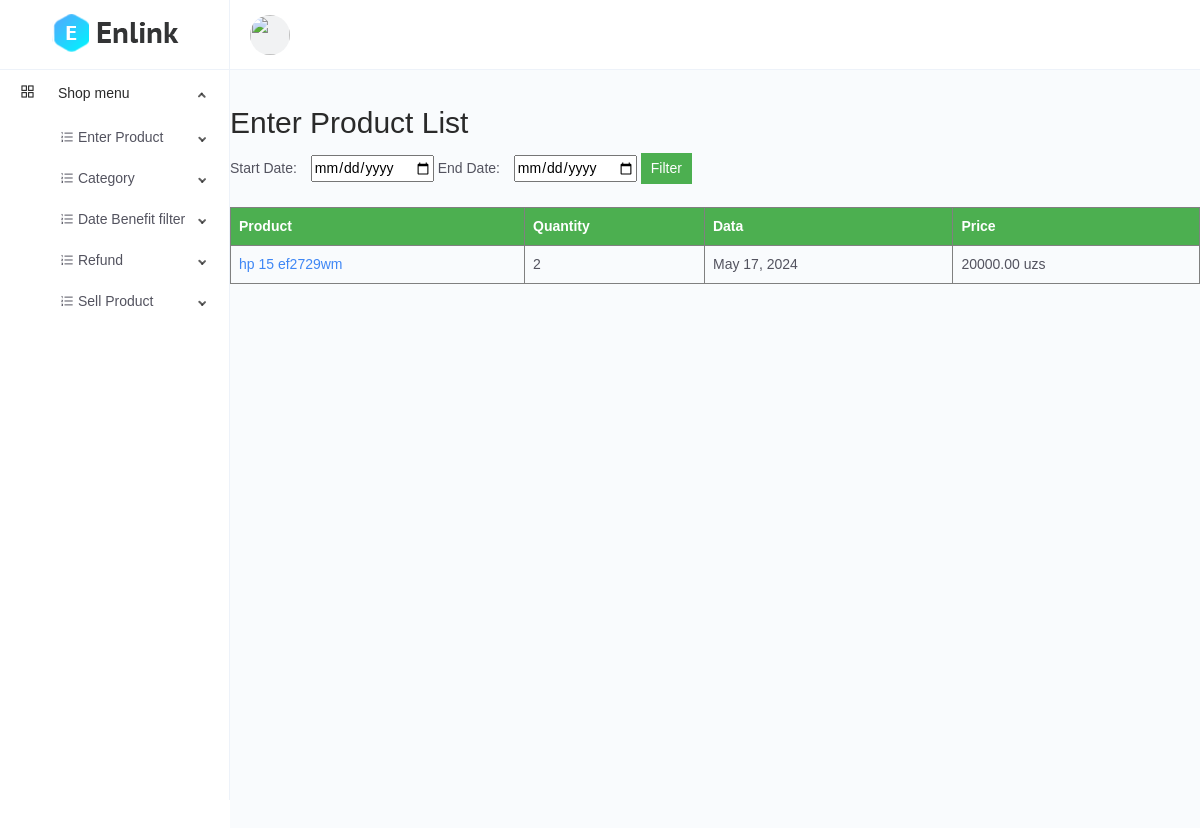
The page /enter-product/list/ on the database as committed earlier.
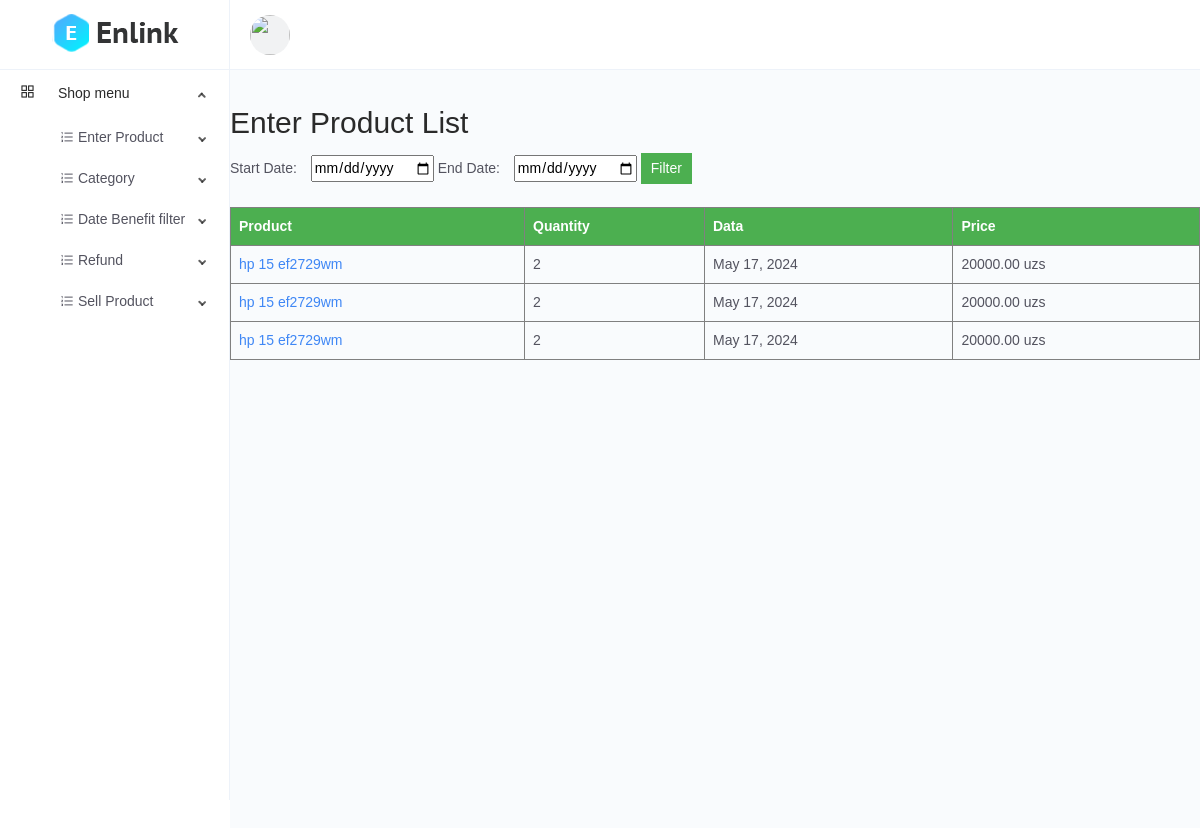
The same page on the database as committed later.
### main/models.py (models this page shows, shortened)
class CodeGenerate(models.Model):
    code = models.CharField(max_length=255, blank=True, unique=True)
    class Meta:
        abstract = True

class EnterProduct(CodeGenerate):
    product = models.ForeignKey(Product, on_delete=models.CASCADE)
    quantity = models.IntegerField()
    entered_at = models.DateField(auto_now_add=True)
    price = models.DecimalField(decimal_places=2, max_digits=15, blank=True, null=True)
    class Meta:
        ordering = ['-entered_at']

class Product(CodeGenerate):
    category = models.ForeignKey(Category, on_delete=models.CASCADE)
    name = models.CharField(max_length=255)
    price = models.DecimalField(decimal_places=2, max_digits=15)
    discount_price = models.DecimalField(decimal_places=2, max_digits=10, blank=True, null=True)
    banner_img = models.ImageField(upload_to='media/banner-img/')
    quantity = models.IntegerField()
    qr_code = models.ImageField(blank=True, upload_to="media/qr")

### main/views.py (the view)
# urls.py: path('enter-product/list/', views.enter_product_list, name='enter_product_list'),
def enter_product_list(request):
    start_date = request.GET.get('start_date')
    end_date = request.GET.get('end_date')
    enter_products = models.EnterProduct.objects.all()
    if start_date and end_date:
        enter_products = enter_products.filter(entered_at__range=[start_date, end_date])
    return render(request, 'enter_product/list.html', {'enter_products': enter_products})

### templates/enter_product/list.html (shortened to what this page needs)
{% extends 'base.html' %}
{% block content %}
    <h1>Enter Product List</h1>
    <form method="get">
        <label for="start-date">Start Date:</label>
        <input type="date" id="start-date" name="start_date">
        <label for="end-date">End Date:</label>
        <input type="date" id="end-date" name="end_date">
        <button type="submit">Filter</button>
    </form>
    <table border="1">
        <thead>
            <tr>
                <th>Product</th>
                <th>Quantity</th>
                <th>Data</th>
                <th>Price</th>
            </tr>
        </thead>
        <tbody>
            {% for enter_product in enter_products %}
            <tr>
               <td><a href="{% url 'enter_product_detail' enter_product.code %}">{{ enter_product.product.name }}</a></td>
                <td>{{ enter_product.quantity }}</td>
                <td>{{ enter_product.entered_at }}</td>
                <td>{{ enter_product.price }} uzs</td>
            </tr>
            {% endfor %}
        </tbody>
    </table>
{% endblock %}

### templates/base.html (shortened to what this page needs)
<!DOCTYPE html>
<html lang="en">
{% load static %}
<head>
    <link href="{% static 'dashboard/vendors/bootstrap-datepicker/bootstrap-datepicker.min.css' %}" rel="stylesheet">
    <link href="{% static 'dashboard/css/app.min.css' %}" rel="stylesheet">
</head>
<body>
    <div class="app">
        <div class="layout">
            <div class="header">
                <div class="logo logo-dark">
                    <a href="{% url 'index' %}">
                        <img src="{% static 'dashboard/images/logo/logo.png' %}" alt="Logo">
                    </a>
                </div>
                <div class="nav-wrap">
                    <ul class="nav-left">
                        <li class="dropdown dropdown-animated scale-left">
                            <div class="pointer" data-toggle="dropdown">
                                <div class="avatar avatar-image  m-h-10 m-r-15">
                                    <img src="{% static 'contact.png' %}"  alt="">
                                </div>
                            </div>
                        </li>
                    </ul>
                </div>
            </div>
            <div class="side-nav">
                <div class="side-nav-inner">
                    <ul class="side-nav-menu scrollable">
                        <li class="nav-item dropdown open">
                            <a class="dropdown-toggle" href="javascript:void(0);">
                                <span class="icon-holder">
                                    <i class="anticon anticon-appstore"></i>
                                </span>
                                <span class="title">Shop menu</span>
                            </a>
                            <ul class="dropdown-menu">
                                <li>
                                    <li class="nav-item dropdown">
                                        <a class="dropdown-toggle" href="javascript:void(0);">
                                            <span class="icon-holder">
                                                <i class="anticon anticon-ordered-list"></i>
                                            </span>
                                            <span class="title">Enter Product</span>
                                        </a>
                                    </li>
                                </li>
                                <li>
                                    <li class="nav-item dropdown">
                                        <a class="dropdown-toggle" href="javascript:void(0);">
                                            <span class="icon-holder">
                                                <i class="anticon anticon-ordered-list"></i>
                                            </span>
                                            <span class="title">Category</span>
                                        </a>
                                    </li>
                                </li>
                                <li>
                                    <li class="nav-item dropdown">
                                        <a class="dropdown-toggle" href="javascript:void(0);">
                                            <span class="icon-holder">
                                                <i class="anticon anticon-ordered-list"></i>
                                            </span>
                                            <span class="title">Date Benefit filter</span>
                                        </a>
                                    </li>
                                </li>
                                <li>
                                    <li class="nav-item dropdown">
                                        <a class="dropdown-toggle" href="javascript:void(0);">
                                            <span class="icon-holder">
                                                <i class="anticon anticon-ordered-list"></i>
                                            </span>
                                            <span class="title">Refund</span>
                                        </a>
                                    </li>
                                </li>
                                <li>
                                    <li class="nav-item dropdown">
                                        <a class="dropdown-toggle" href="javascript:void(0);">
                                            <span class="icon-holder">
                                                <i class="anticon anticon-ordered-list"></i>
                                            </span>
                                            <span class="title">Sell Product</span>
                                        </a>
                                    </li>
                                </li>
                            </ul>
                        </li>
                </ul>
    </div>
</div>
<div class="page-container">
    {% block content %}
    {% endblock %}
</div>
</div>
</div>
</body>
</html>

### templates/base.html (style rules this page uses)
body { padding-top: 100px; }

### templates/enter_product/list.html (style rules this page uses)
body { font-family: Arial, sans-serif; padding-top: 100px; }
form { margin-bottom: 20px; }
label { margin-right: 10px; }
button[type="submit"] { padding: 5px 10px; background-color: #4CAF50; color: white; border: none; cursor: pointer; }
table { border-collapse: collapse; width: 100%; }
th, td { padding: 8px; text-align: left; }
th { background-color: #4CAF50; color: white; }

Rows that differ between the two databases and show on the page:
added EnterProduct: product.name "hp 15 ef2729wm", quantity "2", entered_at "May 17, 2024", price "20000.00"
added EnterProduct: product.name "hp 15 ef2729wm", quantity "2", entered_at "May 17, 2024", price "20000.00"
